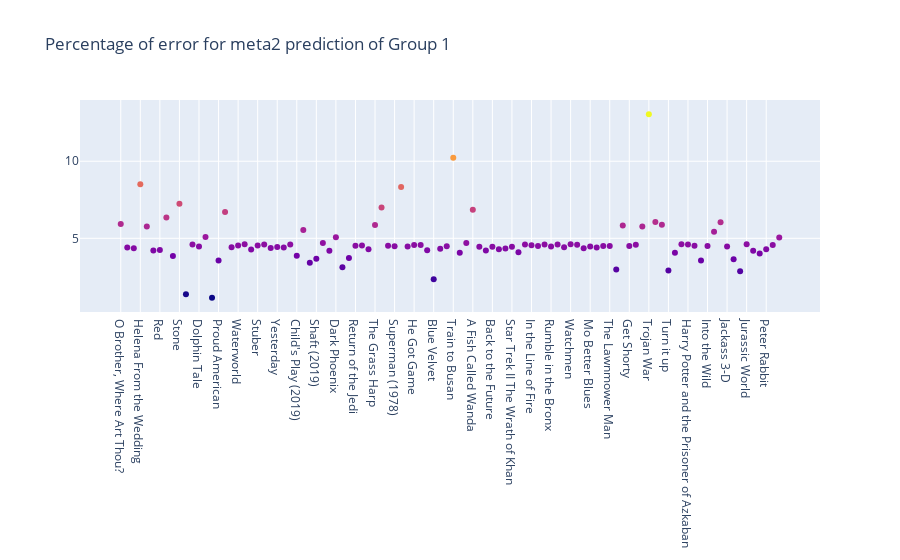

Notebook code cell kept with this figure:
### Code cell
# Percentage of error for meta2 prediction
import numpy as np
#loss 模型评估
#y_true = g4_result_final["ground_truth"]
#y_pred = g4_result_final["meta_prediction"]

#movie_data["log_openingBox"] = np.log1p(result_meta_data.openingBox)

def mean_absolute_percentage_error(y_true, y_pred):
    diff = abs((y_true - y_pred) /y_true)
    return np.log1p(100. *diff)#using log1p because of large range of 100. *diff
    #return 100. *diff
    
#Visualizing Percentage of error for meta prediction
g1_result_final['meta2_rmse_pre'] = mean_absolute_percentage_error(g1_result_final["ground_truth"], g1_result_final["pred_meta_2"])
fig = go.Figure(data=go.Scatter(x=g1_result_final["name"],
                                y=g1_result_final['meta2_rmse_pre'],
                                mode='markers',
                                marker_color=g1_result_final['meta2_rmse_pre'],
                                text=g1_result_final["name"])) # hover text goes here(movie_title)

fig.update_layout(title='Percentage of error for meta2 prediction of Group 1')
fig.show()

### Figure 1 — Plotly figure (JSON) as saved in the notebook; plotly's stock layout.template omitted (floating-point values rounded to 4 significant figures)
{"data": [{"marker": {"color": [5.923, 4.411, 4.358, 8.513, 5.771, 4.206, 4.24, 6.358, 3.853, 7.244, 1.37, 4.605, 4.465, 5.08, 1.15, 3.561, 6.709, 4.429, 4.531, 4.614, 4.279, 4.536, 4.596, 4.374, 4.433, 4.399, 4.606, 3.864, 5.547, 3.415, 3.682, 4.699, 4.188, 5.062, 3.125, 3.716, 4.522, 4.531, 4.296, 5.865, 7.006, 4.516, 4.49, 8.331, 4.468, 4.574, 4.562, 4.233, 2.341, 4.32, 4.487, 10.23, 4.061, 4.689, 6.856, 4.451, 4.214, 4.449, 4.298, 4.34, 4.446, 4.104, 4.6, 4.546, 4.498, 4.593, 4.474, 4.595, 4.426, 4.611, 4.575, 4.349, 4.466, 4.408, 4.499, 4.494, 2.981, 5.833, 4.499, 4.585, 5.771, 13.04, 6.061, 5.879, 2.908, 4.061, 4.611, 4.602, 4.516, 3.561, 4.507, 5.431, 6.049, 4.467, 3.646, 2.869, 4.614, 4.2, 4.015, 4.29, 4.565, 5.045]}, "mode": "markers", "text": ["O Brother, Where Art Thou?", "The Twilight Saga: Breaking Dawn Part 1", "The Twilight Saga: Breaking Dawn Part 2", "Helena From the Wedding", "Monsters", "Catfish", "Red", "Freakonomics", "The Warrior's Way", "Stone", "Frankenweenie", "John Carter", "Dolphin Tale", "Penguins of Madagascar", "Minions", "Proud American", "Edmond", "Tootsie", "Waterworld", "The Lion King (2019)", "Crawl", "Stuber", "Midsommar", "Spider-Man: Far from Home", "Yesterday", "Annabelle Comes Home", "Toy Story 4", "Child's Play (2019)", "Anna (2019)", "Men in Black International", "Shaft (2019) ", "Late Night", "The Secret Life of Pets 2", "Dark Phoenix", "Godzilla:King of the Monsters", "Rocketman", "Return of the Jedi", "Indiana Jones and the Temple of Doom", "The Idolmaker", "The Grass Harp", "The Grand", "Jaws", "Superman (1978)", "Clerks", "Juice", "He Got Game", "White Men Can't Jump", "Mulholland Drive", "Blue Velvet", "Once Upon a Time in Hollywood", "The Big Lebowski", "Train to Busan", "Pride and Prejudice and Zombies", "Dead Poets Society", "A Fish Called Wanda", "The Witches of Eastwick", "Ferris Bueller's Day Off", "Back to the Future", "Police Academy", "Trading Places", "Star Trek II The Wrath of Khan", "The Blues Brothers", "V For Vendetta", "In the Line of Fire", "Us", "The Forbidden Kingdom", "Rumble in the Bronx", "Machete", "Beverly Hills Cop", "Watchmen", "Jackie Brown", "Zombieland", "Mo Better Blues", "Thelma and Louise", "New Jack City", "The Lawnmower Man", "Schindler's List", "Four Weddings and a Funeral", "Get Shorty", "Jerry Maguire", "Welcome to Sarajevo", "Trojan War", "The Gingerbread Man", "Tumbleweeds", "Turn it up", "The Adventures of Pluto Nash", "The Lord of the Rings: The Return of the King", "Harry Potter and the Prisoner of Azkaban", "Stay", "Fast Food Nation", "Into the Wild", "The Wrestler", "Slumdog Millionaire", "Jackass 3-D", "Skyfall", "The Hunger Games: Mocking Jay - Part 1", "Jurassic World", "Shut In", "Molly's Game", "Peter Rabbit", "BlacKkKlansman", "Replicas"], "type": "scatter", "x": ["O Brother, Where Art Thou?", "The Twilight Saga: Breaking Dawn Part 1", "The Twilight Saga: Breaking Dawn Part 2", "Helena From the Wedding", "Monsters", "Catfish", "Red", "Freakonomics", "The Warrior's Way", "Stone", "Frankenweenie", "John Carter", "Dolphin Tale", "Penguins of Madagascar", "Minions", "Proud American", "Edmond", "Tootsie", "Waterworld", "The Lion King (2019)", "Crawl", "Stuber", "Midsommar", "Spider-Man: Far from Home", "Yesterday", "Annabelle Comes Home", "Toy Story 4", "Child's Play (2019)", "Anna (2019)", "Men in Black International", "Shaft (2019) ", "Late Night", "The Secret Life of Pets 2", "Dark Phoenix", "Godzilla:King of the Monsters", "Rocketman", "Return of the Jedi", "Indiana Jones and the Temple of Doom", "The Idolmaker", "The Grass Harp", "The Grand", "Jaws", "Superman (1978)", "Clerks", "Juice", "He Got Game", "White Men Can't Jump", "Mulholland Drive", "Blue Velvet", "Once Upon a Time in Hollywood", "The Big Lebowski", "Train to Busan", "Pride and Prejudice and Zombies", "Dead Poets Society", "A Fish Called Wanda", "The Witches of Eastwick", "Ferris Bueller's Day Off", "Back to the Future", "Police Academy", "Trading Places", "Star Trek II The Wrath of Khan", "The Blues Brothers", "V For Vendetta", "In the Line of Fire", "Us", "The Forbidden Kingdom", "Rumble in the Bronx", "Machete", "Beverly Hills Cop", "Watchmen", "Jackie Brown", "Zombieland", "Mo Better Blues", "Thelma and Louise", "New Jack City", "The Lawnmower Man", "Schindler's List", "Four Weddings and a Funeral", "Get Shorty", "Jerry Maguire", "Welcome to Sarajevo", "Trojan War", "The Gingerbread Man", "Tumbleweeds", "Turn it up", "The Adventures of Pluto Nash", "The Lord of the Rings: The Return of the King", "Harry Potter and the Prisoner of Azkaban", "Stay", "Fast Food Nation", "Into the Wild", "The Wrestler", "Slumdog Millionaire", "Jackass 3-D", "Skyfall", "The Hunger Games: Mocking Jay - Part 1", "Jurassic World", "Shut In", "Molly's Game", "Peter Rabbit", "BlacKkKlansman", "Replicas"], "y": [5.923, 4.411, 4.358, 8.513, 5.771, 4.206, 4.24, 6.358, 3.853, 7.244, 1.37, 4.605, 4.465, 5.08, 1.15, 3.561, 6.709, 4.429, 4.531, 4.614, 4.279, 4.536, 4.596, 4.374, 4.433, 4.399, 4.606, 3.864, 5.547, 3.415, 3.682, 4.699, 4.188, 5.062, 3.125, 3.716, 4.522, 4.531, 4.296, 5.865, 7.006, 4.516, 4.49, 8.331, 4.468, 4.574, 4.562, 4.233, 2.341, 4.32, 4.487, 10.23, 4.061, 4.689, 6.856, 4.451, 4.214, 4.449, 4.298, 4.34, 4.446, 4.104, 4.6, 4.546, 4.498, 4.593, 4.474, 4.595, 4.426, 4.611, 4.575, 4.349, 4.466, 4.408, 4.499, 4.494, 2.981, 5.833, 4.499, 4.585, 5.771, 13.04, 6.061, 5.879, 2.908, 4.061, 4.611, 4.602, 4.516, 3.561, 4.507, 5.431, 6.049, 4.467, 3.646, 2.869, 4.614, 4.2, 4.015, 4.29, 4.565, 5.045]}], "layout": {"title": {"text": "Percentage of error for meta2 prediction of Group 1"}}}
